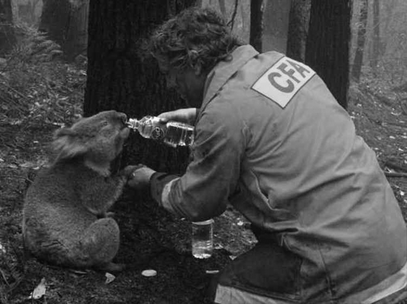
#> input picture HW1/hw1/images/hope.bmp, 407 x 304 px, shrunk from 970 x 724 before the run
$ jupyter execute --allow-errors SeriousTest.ipynb   (shell and % lines are left out)
#> lines starting #> are read from the running program, lines starting #| are printed output that depends on the picture; long printed decimals are rounded
# Part 1: Linear Interpolation

### Simple linear interpolation approach

[cell 1]
import numpy as np
import cv2
import matplotlib.pyplot as plt

def linear_interpolation_demosaicing(input_image):
    # Extract the individual color channels
    blue_channel = input_image[:, :, 0]
    green_channel = input_image[:, :, 1]
    red_channel = input_image[:, :, 2]

    # Reconstructed image with zeros
    reconstructed_image = np.zeros_like(input_image, dtype=np.float32)

    # Linear interpolation for green channel as green is more visible for human eye
    reconstructed_image[:, :, 1] = green_channel

    # Linear interpolation for blue channel
    reconstructed_image[1::2, 0::2, 0] = (blue_channel[:-1:2, 1::2] + blue_channel[1::2, 0::2]) / 2
    reconstructed_image[0::2, 1::2, 0] = (blue_channel[0::2, 0::2] + blue_channel[1::2, 1::2]) / 2

    # Linear interpolation for red channel
    reconstructed_image[0::2, 0::2, 2] = (red_channel[0::2, 1::2] + red_channel[1::2, 0::2]) / 2
    reconstructed_image[1::2, 1::2, 2] = (red_channel[:-1:2, 0::2] + red_channel[0::2, 1::2]) / 2

    # Convert the reconstructed image to uint8
    reconstructed_image = np.clip(reconstructed_image, 0, 255).astype(np.uint8)

    return reconstructed_image


input_image = cv2.imread('images/hope.bmp')
#> input_image is the input picture: shape (304, 407, 3); min 5, max 255, mean 72.4


# Perform linear interpolation demosaicing
#> (the rest of this cell did not finish here and is left out)


# Display the original and reconstructed images side by side
plt.figure(figsize=(10, 5))

plt.subplot(1, 2, 1)
plt.imshow(cv2.cvtColor(input_image, cv2.COLOR_BGR2RGB))
plt.title('Original Image')

plt.subplot(1, 2, 2)
plt.imshow(cv2.cvtColor(reconstructed_image, cv2.COLOR_BGR2RGB))
plt.title('Reconstructed Image')

plt.show()

[cell 2]
import numpy as np
import cv2
import matplotlib.image as mpimg
import matplotlib.pyplot as plt
import skimage
import scipy

### Reading the Mosaic Image

[cell 3]
#Image directory and name
IMG_DIR = 'images/'
IMG_NAME = 'hope.bmp'

[cell 4]
def read_image(img_name):
#> call 2 of read_image, with img_name = 'images/crayons.bmp'
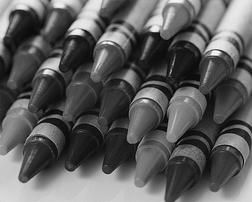
#> input picture HW1/hw1/images/crayons.bmp, 252 x 202 px, shrunk from 600 x 480 before the run
#> in read_image, img is the input picture: shape (202, 252, 3); min 0, max 255, mean 92.4
    img = mpimg.imread(img_name)
    return img

[cell 5]
mosaic_img = read_image(IMG_DIR+IMG_NAME)
plt.imshow(mosaic_img, cmap="gray")
plt.axis("off")

### Linear Interpolation

Get solution image

[cell 6]
def get_solution_image(mosaic_img):

    h, w, _ = mosaic_img.shape
#> h = 202; w = 252
    soln_image = np.zeros_like(mosaic_img, dtype=float)

    for i in range(1, h-1):
        for j in range(1, w-1):
            if i % 2 == 1 and j % 2 == 1:
                # Red pixel (R), interpolate green and blue channels
                soln_image[i, j-1, 1] = np.mean(mosaic_img[i, j-1:j+2, 1])  # Green channel
                soln_image[i-1:i+2, j, 2] = np.mean(mosaic_img[i-1:i+2, j, 2])  # Blue channel
            elif i % 2 == 0 and j % 2 == 0:
                # Blue pixel (B), interpolate green and red channels
                soln_image[i, j+1, 1] = np.mean(mosaic_img[i, j:j+3, 1])  # Green channel
                soln_image[i-1:i+2, j, 0] = np.mean(mosaic_img[i-1:i+2, j, 0])  # Red channel
            else:
                # Green pixel (G), interpolate red and blue channels
                soln_image[i, j-1, 0] = np.mean(mosaic_img[i, j-1:j+2, 0])  # Red channel
                soln_image[i, j+1, 2] = np.mean(mosaic_img[i, j:j+3, 2])  # Blue channel
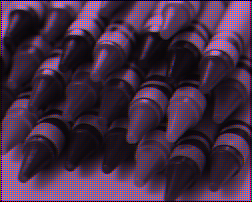
#> soln_image: shape (202, 252, 3) float64; mean R, G, B 67.9, 44.8, 67.8

    return soln_image.astype(np.uint8)
#> call 3 of read_image, with img_name = 'images/crayons.jpg'
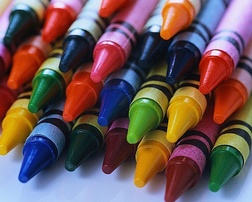
#> input picture HW1/hw1/images/crayons.jpg, 252 x 202 px, shrunk from 600 x 480 before the run
#> in read_image, img is the input picture: shape (202, 252, 3); mean R, G, B 109.2, 86.5, 87.5

Compute errors

[cell 7]
def compute_errors(soln_image, original_image):
    # Ensure both images have the same shape
    if soln_image.shape != original_image.shape:
        original_image = cv2.cvtColor(original_image, cv2.COLOR_BGR2GRAY)

    # Compute squared difference map for grayscale images
    squared_diff_map = (original_image.astype(float) - soln_image.astype(float)) ** 2

    # Display a plot of the squared difference values along a specific row (e.g., row 100)
    plt.plot(squared_diff_map[100, :])
    plt.title('Squared Differences along Row 100')
    plt.xlabel('Column Index')
    plt.ylabel('Squared Difference')
    plt.show()
#> figure, not shown here; curve peaks at x = 185, y = 50625; curve peaks at x = 144, y = 62001; curve peaks at x = 175, y = 18225

    # Display squared differences map
    plt.imshow(squared_diff_map, cmap='hot')
    plt.title('Squared Differences Map')
    plt.show()
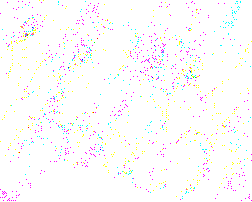
#> shown: shape (202, 252, 3) float64; mean R, G, B 0.992, 0.986, 0.989

    # Compute average and maximum per-pixel errors
    average_error = np.mean(squared_diff_map)
#> average_error = 5924.6
    max_error = np.max(squared_diff_map)
#> max_error = 65025

    return average_error, max_error

Test image1

[cell 8]
mosaic_img = read_image(IMG_DIR+'crayons.bmp')
soln_image = get_solution_image(mosaic_img)
original_image = read_image(IMG_DIR+'crayons.jpg')

# You can see where it makes mistakes by computing a map of squared differences
#(summed over the three color components) between the original and reconstructed color value for each pixel.
#Compute such a map and display it using the skimage.io.imshow or cv2.imshow or matplotlib.pyplot.imshow .
#print(soln_image)

plt.subplot(2, 2, 1)
plt.imshow(cv2.cvtColor(mosaic_img, cv2.COLOR_BGR2RGB), cmap="gray")
plt.title('Mosaic Image')
plt.axis('off')

plt.subplot(2, 2, 2)
plt.imshow(cv2.cvtColor(soln_image, cv2.COLOR_BGR2RGB), cmap="gray")
plt.title('Reconstructed Image')
plt.axis('off')

plt.subplot(2, 2, 3)
plt.plot(mosaic_img[100,:])

plt.subplot(2, 2, 4)
plt.plot(soln_image[100,:])

plt.show()

[cell 9]
pp_err, max_err = compute_errors(soln_image, original_image)
#> pp_err = 5924.6; max_err = 65025
print("The average per-pixel error for crayons is: "+str(pp_err))
#| The average per-pixel error for crayons is: 5924.580
print("The maximum per-pixel error for crayons is: "+str(max_err))
#| The maximum per-pixel error for crayons is: 65025.0
#> call 4 of read_image, with img_name = 'images/iceberg.bmp'
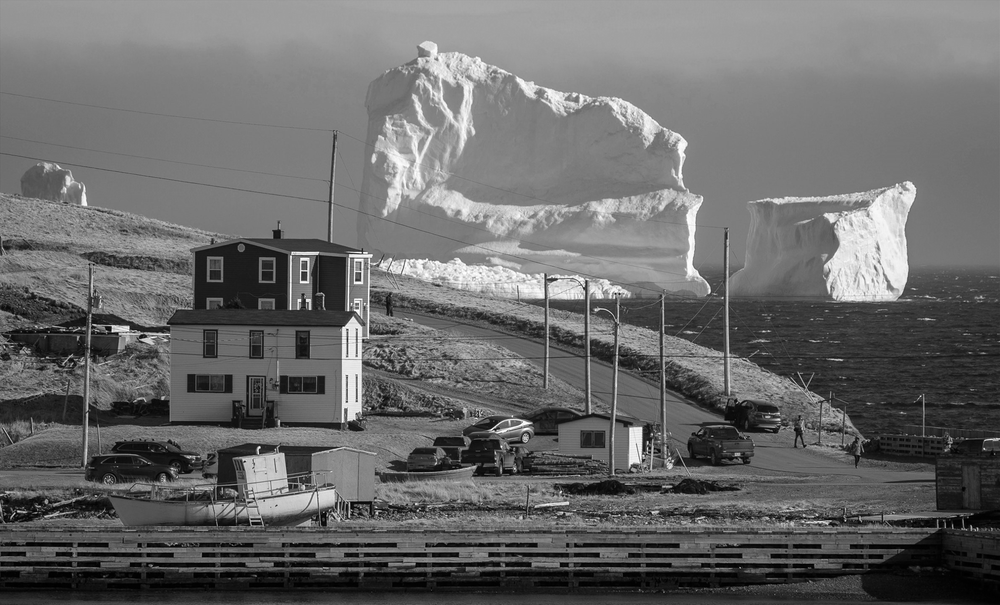
#> input picture HW1/hw1/images/iceberg.bmp, 1000 x 605 px, shrunk from 2382 x 1440 before the run
#> in read_image, img is the input picture: shape (605, 1000); min 0, max 255, mean 105.8

Test image2

[cell 10]
def get_solution_image(mosaic_img):

    h, w = mosaic_img.shape
#> h = 605; w = 1000
    soln_image = mosaic_img.copy()

    for i in range(1, h-1):
        for j in range(1, w-1):
            if i % 2 == 1 and j % 2 == 1:
                # Red pixel (R), interpolate blue and green pixels
                soln_image[i, j-1] = np.mean(mosaic_img[i, j-1:j+2])  # Green pixel
                soln_image[i-1:i+2, j] = np.mean(mosaic_img[i-1:i+2, j])  # Blue pixel
            elif i % 2 == 0 and j % 2 == 0:
                # Blue pixel (B), interpolate red and green pixels
                soln_image[i, j+1] = np.mean(mosaic_img[i, j:j+3])  # Green pixel
                soln_image[i-1:i+2, j] = np.mean(mosaic_img[i-1:i+2, j])  # Red pixel
            else:
                # Green pixel (G), interpolate red and blue pixels
                soln_image[i, j-1] = np.mean(mosaic_img[i, j-1:j+2])  # Red pixel
                soln_image[i, j+1] = np.mean(mosaic_img[i, j:j+3])  # Blue pixel
#> soln_image: shape (605, 1000)

    return soln_image.astype(np.uint8)

mosaic_img = read_image(IMG_DIR+'iceberg.bmp')

soln_image = get_solution_image(mosaic_img)
original_image = read_image(IMG_DIR+'iceberg.jpg')
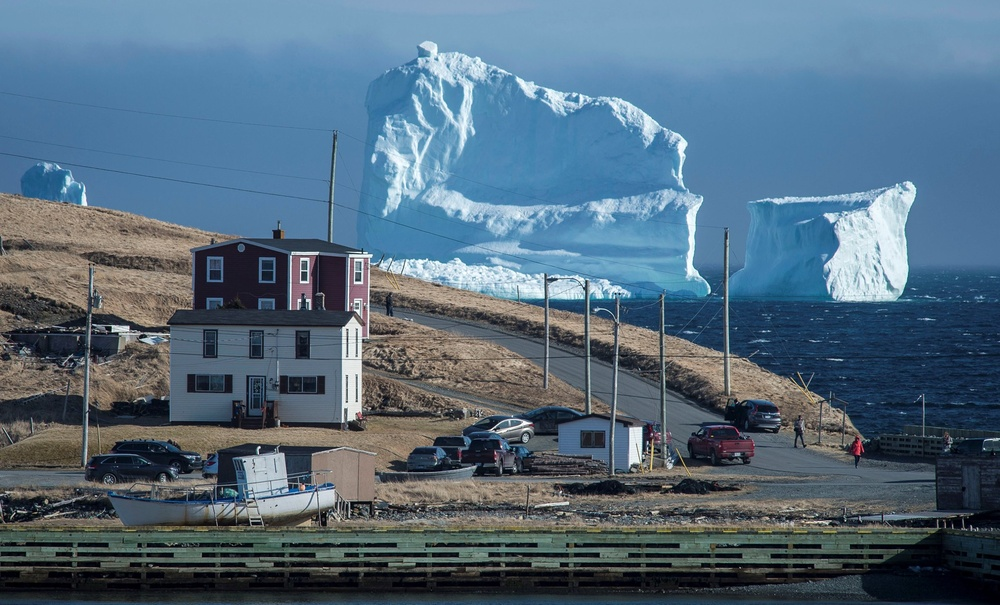
#> input picture HW1/hw1/images/iceberg.jpg, 1000 x 605 px, shrunk from 2382 x 1440 before the run
#> in read_image, img is the input picture: shape (605, 1000, 3); mean R, G, B 84.2, 107.1, 124.9

plt.subplot(2, 2, 1)
plt.imshow(cv2.cvtColor(mosaic_img, cv2.COLOR_BGR2RGB), cmap="gray")
plt.title('Mosaic Image')
plt.axis('off')

plt.subplot(2, 2, 2)
plt.imshow(cv2.cvtColor(soln_image, cv2.COLOR_BGR2RGB), )
plt.title('Reconstructed Image')
plt.axis('off')

plt.subplot(2, 2, 3)
plt.plot(mosaic_img[100,:])

plt.subplot(2, 2, 4)
plt.plot(soln_image[100,:])

plt.show()
#> figure, not shown here; panel 3: curve peaks at x = 552, y = 245; panel 4: curve peaks at x = 471, y = 242

[cell 11]
def compute_errors(soln_image, original_image):
    # Ensure both images have the same shape
    if soln_image.shape != original_image.shape:
        original_image = cv2.cvtColor(original_image, cv2.COLOR_BGR2GRAY)

    # Compute squared difference map for grayscale images
    squared_diff_map = (original_image.astype(float) - soln_image.astype(float)) ** 2
#> squared_diff_map: shape (605, 1000) float64

    # Display a plot of the squared difference values along a specific row (e.g., row 100)
    plt.plot(squared_diff_map[100, :])
    plt.title('Squared Differences along Row 100')
    plt.xlabel('Column Index')
    plt.ylabel('Squared Difference')
    plt.show()
#> figure, not shown here; curve peaks at x = 625, y = 3249

    # Display squared differences map
    plt.imshow(squared_diff_map, cmap='hot')
    plt.title('Squared Differences Map')
    plt.show()

    # Compute average and maximum per-pixel errors
    average_error = np.mean(squared_diff_map)
#> average_error = 193
    max_error = np.max(squared_diff_map)
#> max_error = 16900

    return average_error, max_error

pp_err, max_err = compute_errors(soln_image, original_image)
#> pp_err = 193; max_err = 16900
print("The average per-pixel error for crayons is: "+str(pp_err))
#| The average per-pixel error for crayons is: 192.997
print("The maximum per-pixel error for crayons is: "+str(max_err))
#| The maximum per-pixel error for crayons is: 16900.0
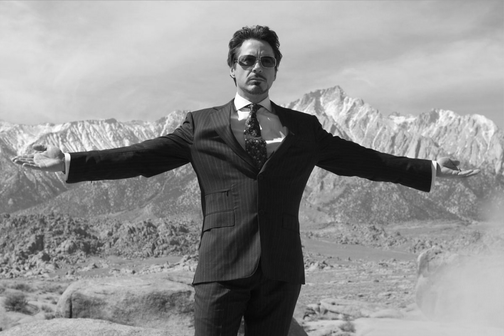
#> input picture HW1/hw1/images/tony.bmp, 504 x 336 px, shrunk from 1200 x 800 before the run
#> in read_image, img is the input picture: shape (336, 504); min 4, max 255, mean 146.1

Test image3

[cell 12]
def get_solution_image(mosaic_img):

    h, w = mosaic_img.shape
#> h = 336; w = 504
    soln_image = mosaic_img.copy()

    for i in range(1, h-1):
        for j in range(1, w-1):
            if i % 2 == 1 and j % 2 == 1:
                # Red pixel (R), interpolate blue and green pixels
                soln_image[i, j-1] = np.mean(mosaic_img[i, j-1:j+2])  # Green pixel
                soln_image[i-1:i+2, j] = np.mean(mosaic_img[i-1:i+2, j])  # Blue pixel
            elif i % 2 == 0 and j % 2 == 0:
                # Blue pixel (B), interpolate red and green pixels
                soln_image[i, j+1] = np.mean(mosaic_img[i, j:j+3])  # Green pixel
                soln_image[i-1:i+2, j] = np.mean(mosaic_img[i-1:i+2, j])  # Red pixel
            else:
                # Green pixel (G), interpolate red and blue pixels
                soln_image[i, j-1] = np.mean(mosaic_img[i, j-1:j+2])  # Red pixel
                soln_image[i, j+1] = np.mean(mosaic_img[i, j:j+3])  # Blue pixel
#> soln_image: shape (336, 504)

    return soln_image.astype(np.uint8)

mosaic_img = read_image(IMG_DIR+'tony.bmp')
soln_image = get_solution_image(mosaic_img)
original_image = read_image(IMG_DIR+'tony.jpg')

plt.subplot(2, 2, 1)
plt.imshow(cv2.cvtColor(mosaic_img, cv2.COLOR_BGR2RGB), cmap="gray")
plt.title('Mosaic Image')
plt.axis('off')

plt.subplot(2, 2, 2)
plt.imshow(cv2.cvtColor(soln_image, cv2.COLOR_BGR2RGB), cmap="gray")
plt.title('Reconstructed Image')
plt.axis('off')

plt.subplot(2, 2, 3)
plt.plot(mosaic_img[100,:])

plt.subplot(2, 2, 4)
plt.plot(soln_image[100,:])

plt.show()
#> figure, not shown here; panel 3: curve peaks at x = 235, y = 255; panel 4: curve peaks at x = 235, y = 255

[cell 13]
pp_err, max_err = compute_errors(soln_image, original_image)
#> in compute_errors (call 2), `squared_diff_map = (original_image.astype(float) - soln_image.astype(f..`:
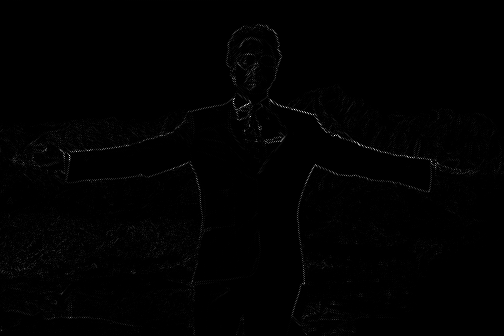
#> squared_diff_map: shape (336, 504) float64; min 0, max 16384, mean 94; drawn with min black and max white
#> in compute_errors (call 2), `plt.show()`:
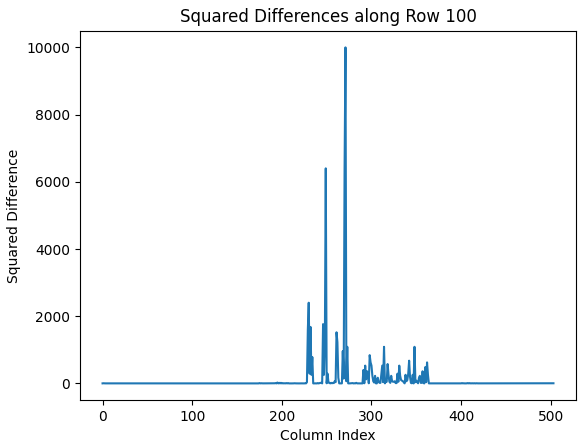
#> figure drawn by matplotlib, 1 panel; curve peaks at x = 271, y = 10000
#> in compute_errors (call 2), `average_error = np.mean(squared_diff_map)`: average_error = 93.95
#> in compute_errors (call 2), `max_error = np.max(squared_diff_map)`: max_error = 16384
#> pp_err = 93.95; max_err = 16384
print("The average per-pixel error for crayons is: "+str(pp_err))
#| The average per-pixel error for crayons is: 93.952
print("The maximum per-pixel error for crayons is: "+str(max_err))
#| The maximum per-pixel error for crayons is: 16384.0
#| (304, 407)

Test image4

[cell 14]
def get_solution_image(mosaic_img):

    h, w = mosaic_img.shape
#> h = 304; w = 407
    soln_image = mosaic_img.copy()

    for i in range(1, h-1):
        for j in range(1, w-1):
            if i % 2 == 1 and j % 2 == 1:
                # Red pixel (R), interpolate blue and green pixels
                soln_image[i, j-1] = np.mean(mosaic_img[i, j-1:j+2])  # Green pixel
                soln_image[i-1:i+2, j] = np.mean(mosaic_img[i-1:i+2, j])  # Blue pixel
            elif i % 2 == 0 and j % 2 == 0:
                # Blue pixel (B), interpolate red and green pixels
                soln_image[i, j+1] = np.mean(mosaic_img[i, j:j+3])  # Green pixel
                soln_image[i-1:i+2, j] = np.mean(mosaic_img[i-1:i+2, j])  # Red pixel
            else:
                # Green pixel (G), interpolate red and blue pixels
                soln_image[i, j-1] = np.mean(mosaic_img[i, j-1:j+2])  # Red pixel
                soln_image[i, j+1] = np.mean(mosaic_img[i, j:j+3])  # Blue pixel
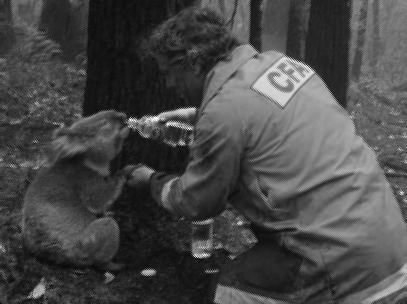
#> soln_image: shape (304, 407); min 7, max 250, mean 72.2

    return soln_image.astype(np.uint8)

mosaic_img = read_image(IMG_DIR+'hope.bmp')
print(mosaic_img.shape)
soln_image = get_solution_image(mosaic_img)

plt.imshow(cv2.cvtColor(soln_image, cv2.COLOR_BGR2RGB), cmap="gray")
plt.title('Reconstructed Image')
plt.axis('off')
